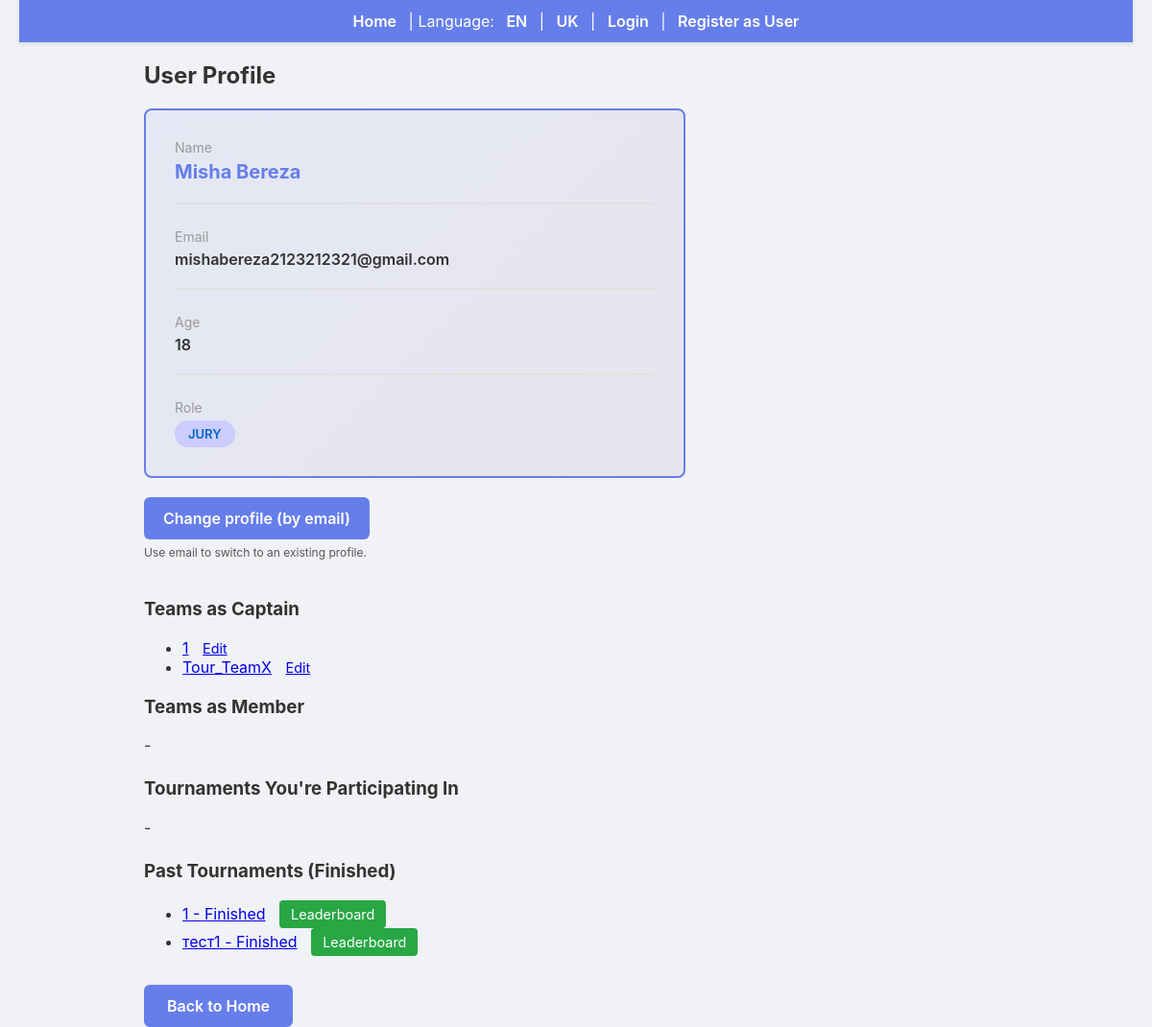
The page /user/3 on the database its author committed.
### backend/models.py (models this page shows, shortened)
class User(db.Model):
    id = db.Column(db.Integer, primary_key=True)
    first_name = db.Column(db.String(120), nullable=False)
    last_name = db.Column(db.String(120), nullable=False)
    email = db.Column(db.String(200), unique=True, nullable=False)
    age = db.Column(db.Integer)
    bio = db.Column(db.Text)
    role = db.Column(db.String(30), default='team')

class Team(db.Model):
    id = db.Column(db.Integer, primary_key=True)
    name = db.Column(db.String(200), nullable=False)
    captain_id = db.Column(db.Integer, db.ForeignKey('user.id'), nullable=False)
    captain = db.relationship('User', foreign_keys=[captain_id])
    members = db.relationship('User', secondary=team_members, backref='teams', lazy='dynamic')
    tournament_id = db.Column(db.Integer, db.ForeignKey('tournament.id'))
    submissions = db.relationship('Submission', backref='team', lazy=True)
    repo_url = db.Column(db.String(500))
    live_url = db.Column(db.String(500))
    comments = db.Column(db.Text)
    submitted_at = db.Column(db.DateTime)
    submission_status = db.Column(db.String(30), default='None')  # None, Pending, Accepted, Rejected, Returned

class Tournament(db.Model):
    id = db.Column(db.Integer, primary_key=True)
    name = db.Column(db.String(200), nullable=False)
    description = db.Column(db.Text)
    max_teams = db.Column(db.Integer)
    status = db.Column(db.String(30), default="Draft")
    rounds = db.relationship('Round', backref='tournament', lazy=True)

### backend/admin.py (the view)
def user_profile(uid):
    u = User.query.get_or_404(uid)
    teams_captain = Team.query.filter_by(captain_id=u.id).all()
    teams_member = list(u.teams)
    participating = []
    past = []
    seen = set()
    for team in teams_captain + teams_member:
        t = db.session.get(Tournament, team.tournament_id)
        if not t or t.id in seen:
            continue
        seen.add(t.id)
        if getattr(t, 'status', '').lower() == 'finished':
            past.append(t)
        else:
            participating.append(t)
    return render_template('profile.html', user=u, teams_captain=teams_captain, teams_member=teams_member,
                           participating=participating, past=past)

### backend/app.py (called while the page is built)
@app.context_processor
def inject_user_processor():
    return inject_user()

@app.context_processor
def translation_processor():
    return translation()

### backend/app_helpers.py (called while the page is built)
def get_current_user():
    uid = session.get('user_id')
    if uid:
        return db.session.get(User, uid)
    return None

def inject_user():
    return {'get_current_user': get_current_user}

def translation():
    lang = session.get('language', 'en')
    def t(key):
        return get_text(key, lang)
    return {
        't': t,
        'lang': lang,
        'supported_languages': list(TRANSLATIONS.keys())
    }

### backend/translations.py (called while the page is built)
def get_text(key, lang='en'):
    if lang not in TRANSLATIONS:
        lang = 'en'
    return TRANSLATIONS[lang].get(key, key)

### templates/profile.html (shortened to what this page needs)
{% extends 'base.html' %}
{% block content %}
  <h2>{{ t('user_profile') }}</h2>
  <div style="max-width: 500px; background: linear-gradient(135deg, #667eea15 0%, #764ba215 100%); border: 2px solid #667eea; padding: 30px; border-radius: 8px; margin-top: 20px;">
    <div style="margin-bottom: 25px; padding-bottom: 20px; border-bottom: 2px solid #e0e0e0;">
      <div style="font-size: 14px; color: #999; margin-bottom: 5px;">{{ t('name') }}</div>
      <div style="font-size: 20px; font-weight: 700; color: #667eea;">{{ user.first_name }} {{ user.last_name }}</div>
    </div>
    <div style="margin-bottom: 25px; padding-bottom: 20px; border-bottom: 2px solid #e0e0e0;">
      <div style="font-size: 14px; color: #999; margin-bottom: 5px;">{{ t('email') }}</div>
      <div style="font-size: 16px; font-weight: 600;">{{ user.email }}</div>
    </div>
    {% if user.age %}
      <div style="margin-bottom: 25px; padding-bottom: 20px; border-bottom: 2px solid #e0e0e0;">
        <div style="font-size: 14px; color: #999; margin-bottom: 5px;">{{ t('age') }}</div>
        <div style="font-size: 16px; font-weight: 600;">{{ user.age }}</div>
      </div>
    {% endif %}
    <div>
      <div style="font-size: 14px; color: #999; margin-bottom: 5px;">{{ t('role') }}</div>
      <div>
        <span style="display: inline-block; padding: 6px 14px; border-radius: 20px; font-weight: 600; font-size: 13px;
          {% if user.role == 'admin' %}background: #ffcccc; color: #cc0000;
          {% elif user.role == 'jury' %}background: #ccf; color: #0066cc;
          {% else %}background: #ccffcc; color: #00cc00;
          {% endif %}">
          {{ user.role.upper() }}
        </span>
      </div>
    </div>
  </div>
  <div style="margin-top: 20px;">
    <a href="/profile/switch" style="display: inline-block; padding: 12px 20px; background: #667eea; color: white; text-decoration: none; border-radius: 6px; font-weight: 600;">Change profile (by email)</a>
    <p style="font-size: 12px; color: #555; margin-top: 6px;">Use email to switch to an existing profile.</p>
  </div>
  <div style="margin-top: 40px;">
    <h3>Teams as Captain</h3>
    {% if teams_captain %}
      <ul>
        {% for team in teams_captain %}
          <li>
            <a href="/tournament/{{ team.tournament_id }}">{{ team.name }}</a>
            <a href="{{ url_for('team_page', teamid=team.id) }}" style="margin-left:10px; font-size:90%;">Edit</a>
          </li>
        {% endfor %}
      </ul>
    {% else %}
      <p>-</p>
    {% endif %}
    <h3 style="margin-top:20px;">Teams as Member</h3>
    {% if teams_member %}
      <ul>
        {% for team in teams_member %}
          <li><a href="/tournament/{{ team.tournament_id }}">{{ team.name }}</a></li>
        {% endfor %}
      </ul>
    {% else %}
      <p>-</p>
    {% endif %}
    <h3 style="margin-top:24px;">Tournaments You're Participating In</h3>
    {% if participating %}
      <ul>
        {% for tour in participating %}
          <li><a href="/tournament/{{ tour.id }}">{{ tour.name }} - {{ tour.status }}</a></li>
        {% endfor %}
      </ul>
    {% else %}
      <p>-</p>
    {% endif %}
    <h3 style="margin-top:24px;">Past Tournaments (Finished)</h3>
    {% if past %}
      <ul>
        {% for tour in past %}
          <li>
            <a href="/tournament/{{ tour.id }}">{{ tour.name }} - {{ tour.status }}</a>
            <a href="/leaderboard/{{ tour.id }}" style="margin-left:10px; display:inline-block; padding:6px 12px; background:#28a745; color:white; text-decoration:none; border-radius:4px; font-size:90%;">Leaderboard</a>
          </li>
        {% endfor %}
      </ul>
    {% else %}
      <p>-</p>
    {% endif %}
  </div>
  <div style="margin-top: 30px;">
    <a href="/" style="padding: 12px 24px; background: #667eea; color: white; border-radius: 6px; text-decoration: none; font-weight: 600; display: inline-block;">{{ t('back_home') }}</a>
  </div>
{% endblock %}

### static/css/main.css (style rules this page uses)
body { font-family: -apple-system, BlinkMacSystemFont, 'Segoe UI', Roboto, Oxygen, Ubuntu, Cantarell, 'Open Sans', 'Helvetica Neue', sans-serif; margin: 0; padding: 0 20px; background: #f0f2f5; color: #333; }

### rows shown on the page
User: first_name "Misha", last_name "Bereza", email "mishabereza2123212321@gmail.com", age "18", role "JURY"
Team: name "1"
Team: name "Tour_TeamX"
Tournament: name "1", status "Finished"
Tournament: name "тест1", status "Finished"

### other values the page prints
{{ t('home') }} "Home"
{{ t('language') }} "Language"
{{ t('register') }} "Register as User"
{{ t('user_profile') }} "User Profile"
{{ t('name') }} "Name"
{{ t('email') }} "Email"
{{ t('age') }} "Age"
{{ t('role') }} "Role"
{{ t('back_home') }} "Back to Home"
